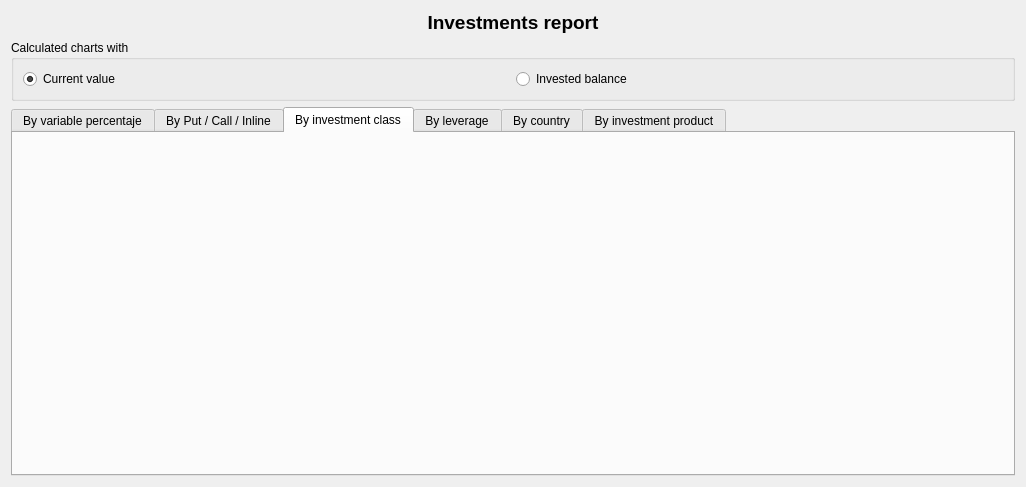
<?xml version="1.0" encoding="UTF-8"?>
<ui version="4.0">
 <class>wdgInvestmentClasses</class>
 <widget class="QWidget" name="wdgInvestmentClasses">
  <property name="geometry">
   <rect>
    <x>0</x>
    <y>0</y>
    <width>1026</width>
    <height>487</height>
   </rect>
  </property>
  <property name="sizePolicy">
   <sizepolicy hsizetype="Expanding" vsizetype="Expanding">
    <horstretch>0</horstretch>
    <verstretch>0</verstretch>
   </sizepolicy>
  </property>
  <layout class="QHBoxLayout" name="_2">
   <item>
    <layout class="QVBoxLayout" name="verticalLayout">
     <item>
      <widget class="QLabel" name="lbl">
       <property name="font">
        <font>
         <pointsize>14</pointsize>
         <weight>75</weight>
         <bold>true</bold>
        </font>
       </property>
       <property name="text">
        <string>Investments report</string>
       </property>
       <property name="alignment">
        <set>Qt::AlignCenter</set>
       </property>
      </widget>
     </item>
     <item>
      <widget class="QGroupBox" name="groupBox">
       <property name="title">
        <string>Calculated charts with</string>
       </property>
       <layout class="QHBoxLayout" name="horizontalLayout_8">
        <item>
         <layout class="QHBoxLayout" name="horizontalLayout_5">
          <item>
           <widget class="QRadioButton" name="radCurrent">
            <property name="text">
             <string>Current value</string>
            </property>
            <property name="checked">
             <bool>true</bool>
            </property>
           </widget>
          </item>
          <item>
           <widget class="QRadioButton" name="radInvested">
            <property name="text">
             <string>Invested balance</string>
            </property>
           </widget>
          </item>
         </layout>
        </item>
       </layout>
      </widget>
     </item>
     <item>
      <widget class="QTabWidget" name="tab">
       <property name="currentIndex">
        <number>2</number>
       </property>
       <widget class="QWidget" name="tabTPCVariable">
        <attribute name="title">
         <string>By variable percentaje</string>
        </attribute>
        <layout class="QHBoxLayout" name="horizontalLayout_2">
         <item>
          <layout class="QHBoxLayout" name="layTPC">
           <property name="spacing">
            <number>0</number>
           </property>
          </layout>
         </item>
        </layout>
       </widget>
       <widget class="QWidget" name="tabPCI">
        <attribute name="title">
         <string>By Put / Call / Inline</string>
        </attribute>
        <layout class="QHBoxLayout" name="horizontalLayout">
         <item>
          <layout class="QVBoxLayout" name="layPCI">
           <property name="spacing">
            <number>0</number>
           </property>
          </layout>
         </item>
        </layout>
       </widget>
       <widget class="QWidget" name="tabTipo">
        <attribute name="title">
         <string>By investment class</string>
        </attribute>
        <layout class="QHBoxLayout" name="horizontalLayout_3">
         <item>
          <layout class="QVBoxLayout" name="layTipo">
           <property name="spacing">
            <number>0</number>
           </property>
          </layout>
         </item>
        </layout>
       </widget>
       <widget class="QWidget" name="tab_2">
        <attribute name="title">
         <string>By leverage</string>
        </attribute>
        <layout class="QHBoxLayout" name="horizontalLayout_4">
         <item>
          <layout class="QVBoxLayout" name="layApalancado">
           <property name="spacing">
            <number>0</number>
           </property>
          </layout>
         </item>
        </layout>
       </widget>
       <widget class="QWidget" name="tab_3">
        <attribute name="title">
         <string>By country</string>
        </attribute>
        <layout class="QHBoxLayout" name="horizontalLayout_6">
         <item>
          <layout class="QHBoxLayout" name="layCountry">
           <property name="spacing">
            <number>0</number>
           </property>
          </layout>
         </item>
        </layout>
       </widget>
       <widget class="QWidget" name="tab_4">
        <attribute name="title">
         <string>By investment product</string>
        </attribute>
        <layout class="QHBoxLayout" name="horizontalLayout_7">
         <item>
          <layout class="QHBoxLayout" name="layProduct">
           <property name="spacing">
            <number>0</number>
           </property>
          </layout>
         </item>
        </layout>
       </widget>
      </widget>
     </item>
    </layout>
   </item>
  </layout>
 </widget>
 <resources>
  <include location="../images/xulpymoney.qrc"/>
 </resources>
 <connections/>
</ui>
